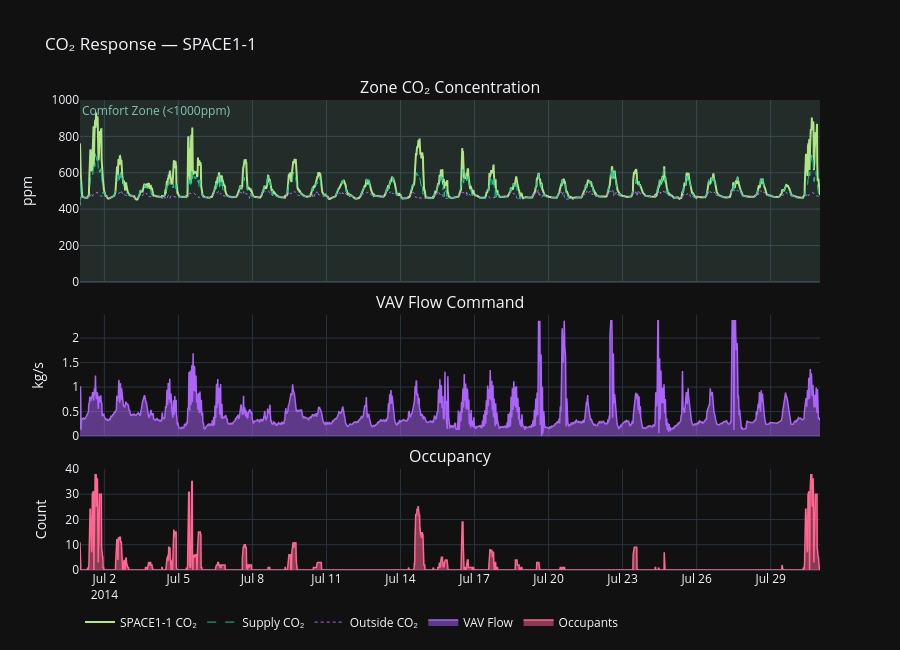

Here is the notebook cell this chart was saved with:
### Markdown cell above
## 3 · CO₂ Response vs Flow & Occupancy

### Code cell
fig = make_subplots(
    rows=3, cols=1, shared_xaxes=True,
    row_heights=[0.45, 0.30, 0.25],
    subplot_titles=['Zone CO₂ Concentration', 'VAV Flow Command', 'Occupancy'],
    vertical_spacing=0.07
)

fig.add_trace(go.Scatter(x=df['Datetime'], y=df[f'{ZONE}_CO2_ppm'],
    name=f'{ZONE} CO₂', line=dict(color='#B6E880', width=2)), row=1, col=1)
fig.add_trace(go.Scatter(x=df['Datetime'], y=df[f'Fan_Out_CO2_ppm'],
    name='Supply CO₂', line=dict(color='#00CC96', width=1, dash='dash')), row=1, col=1)
fig.add_trace(go.Scatter(x=df['Datetime'], y=df[f'Outdoor_Air_CO2_ppm'],
    name='Outside CO₂', line=dict(color='#AB63FA', width=1, dash='dot')), row=1, col=1)

fig.add_trace(go.Scatter(x=df['Datetime'], y=df[f'{ZONE}_VAV_Flow_kg_s'],
    name='VAV Flow', fill='tozeroy',
    line=dict(color='#AB63FA', width=1.5)), row=2, col=1)

fig.add_trace(go.Scatter(x=df['Datetime'], y=df[f'{ZONE}_Occupants'],
    name='Occupants', fill='tozeroy',
    line=dict(color='#FF6692', width=1.5)), row=3, col=1)

fig.add_hrect(
    y0=0, 
    y1=1000, 
    row=1, 
    col=1,
    secondary_y=False,
    fillcolor="#84C5B1", 
    opacity=0.15,
    line_width=0,
    annotation_text="Comfort Zone (<1000ppm)", 
    annotation_position="top left",
    annotation_font_color="#84C5B1"
)

fig.update_layout(template='plotly_dark', height=650,
    title=f'CO₂ Response — {ZONE}',
    legend=dict(orientation='h', y=-0.08))
fig.update_yaxes(title_text='ppm', row=1, col=1)
fig.update_yaxes(title_text='kg/s', row=2, col=1)
fig.update_yaxes(title_text='Count', row=3, col=1)
fig.show()

### Figure 1 — Plotly figure (JSON) as saved in the notebook; plotly's stock layout.template omitted (floating-point values rounded to 4 significant figures; data arrays with more than 128 entries replaced by an {"elided": "..."} marker saying what was removed)
{"data": [{"line": {"color": "#B6E880", "width": 2}, "name": "SPACE1-1 CO₂", "type": "scatter", "x": {"elided": "2880 str values"}, "xaxis": "x", "y": {"elided": "2880 float values"}, "yaxis": "y"}, {"line": {"color": "#00CC96", "dash": "dash", "width": 1}, "name": "Supply CO₂", "type": "scatter", "x": {"elided": "2880 str values"}, "xaxis": "x", "y": {"elided": "2880 float values"}, "yaxis": "y"}, {"line": {"color": "#AB63FA", "dash": "dot", "width": 1}, "name": "Outside CO₂", "type": "scatter", "x": {"elided": "2880 str values"}, "xaxis": "x", "y": {"elided": "2880 float values"}, "yaxis": "y"}, {"fill": "tozeroy", "line": {"color": "#AB63FA", "width": 1.5}, "name": "VAV Flow", "type": "scatter", "x": {"elided": "2880 str values"}, "xaxis": "x2", "y": {"elided": "2880 float values"}, "yaxis": "y2"}, {"fill": "tozeroy", "line": {"color": "#FF6692", "width": 1.5}, "name": "Occupants", "type": "scatter", "x": {"elided": "2880 str values"}, "xaxis": "x3", "y": {"elided": "2880 int values"}, "yaxis": "y3"}], "layout": {"annotations": [{"font": {"size": 16}, "showarrow": false, "text": "Zone CO₂ Concentration", "x": 0.5, "xanchor": "center", "xref": "paper", "y": 1, "yanchor": "bottom", "yref": "paper"}, {"font": {"size": 16}, "showarrow": false, "text": "VAV Flow Command", "x": 0.5, "xanchor": "center", "xref": "paper", "y": 0.543, "yanchor": "bottom", "yref": "paper"}, {"font": {"size": 16}, "showarrow": false, "text": "Occupancy", "x": 0.5, "xanchor": "center", "xref": "paper", "y": 0.215, "yanchor": "bottom", "yref": "paper"}, {"font": {"color": "#84C5B1"}, "showarrow": false, "text": "Comfort Zone (<1000ppm)", "x": 0, "xanchor": "left", "xref": "x domain", "y": 1000, "yanchor": "top", "yref": "y"}], "height": 650, "legend": {"orientation": "h", "y": -0.08}, "shapes": [{"fillcolor": "#84C5B1", "line": {"width": 0}, "opacity": 0.15, "type": "rect", "x0": 0, "x1": 1, "xref": "x domain", "y0": 0, "y1": 1000, "yref": "y"}], "title": {"text": "CO₂ Response — SPACE1-1"}, "xaxis": {"anchor": "y", "domain": [0, 1], "matches": "x3", "showticklabels": false}, "xaxis2": {"anchor": "y2", "domain": [0, 1], "matches": "x3", "showticklabels": false}, "xaxis3": {"anchor": "y3", "domain": [0, 1]}, "yaxis": {"anchor": "x", "domain": [0.613, 1], "title": {"text": "ppm"}}, "yaxis2": {"anchor": "x2", "domain": [0.285, 0.543], "title": {"text": "kg/s"}}, "yaxis3": {"anchor": "x3", "domain": [0, 0.215], "title": {"text": "Count"}}}}
